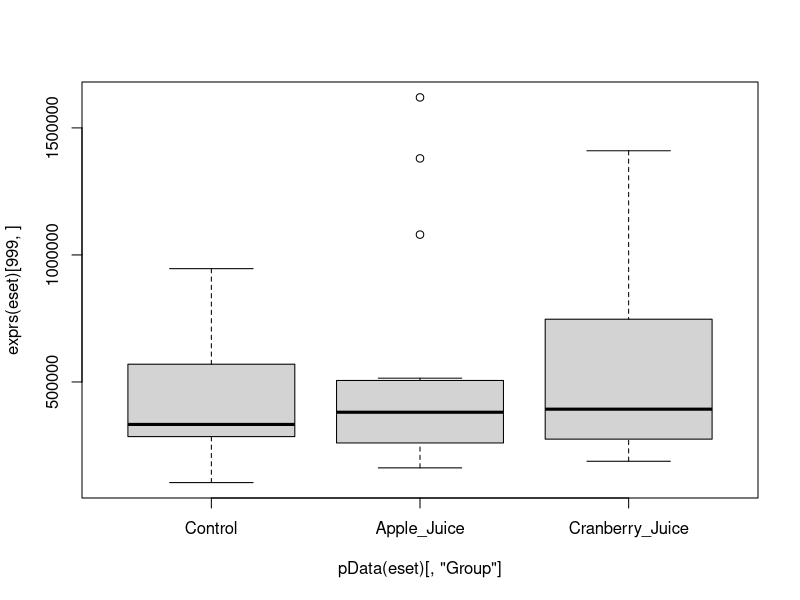
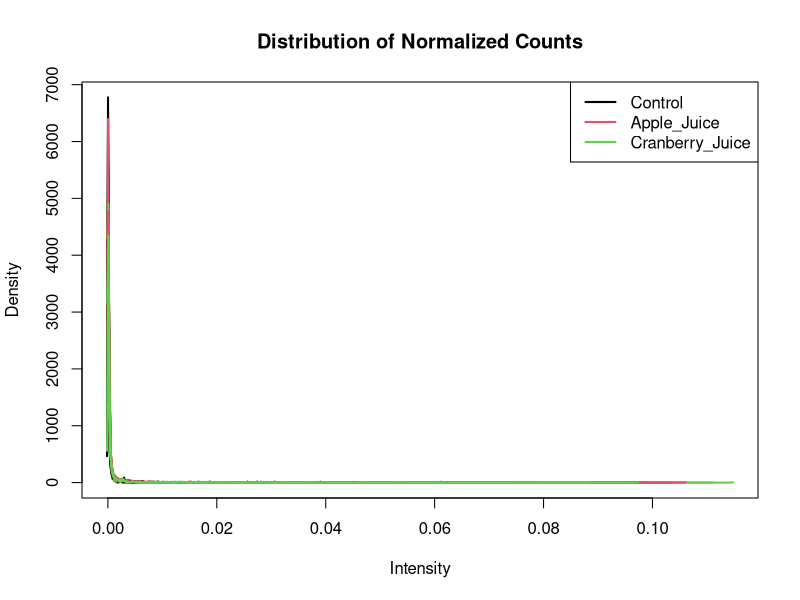
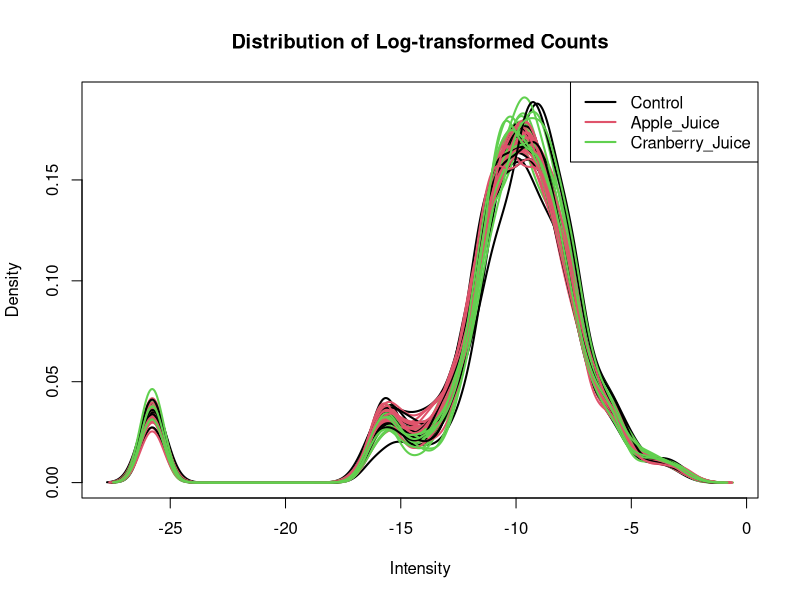
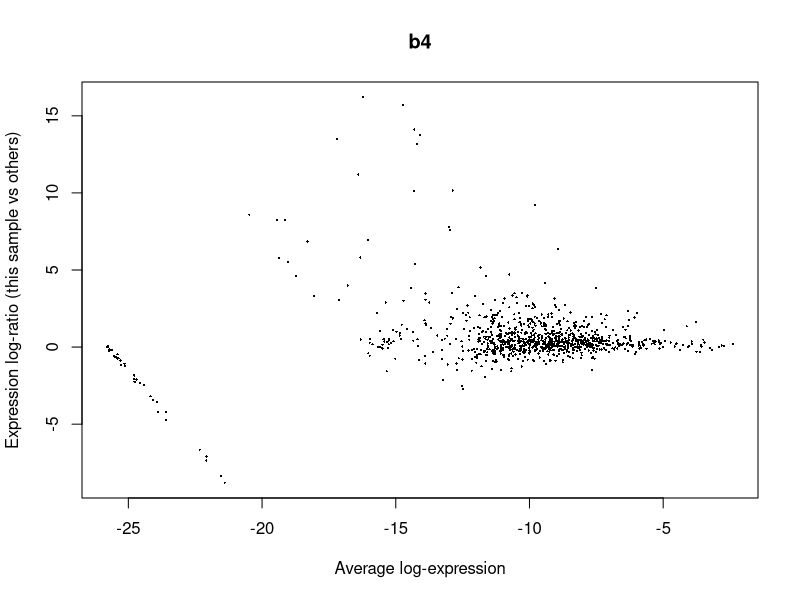
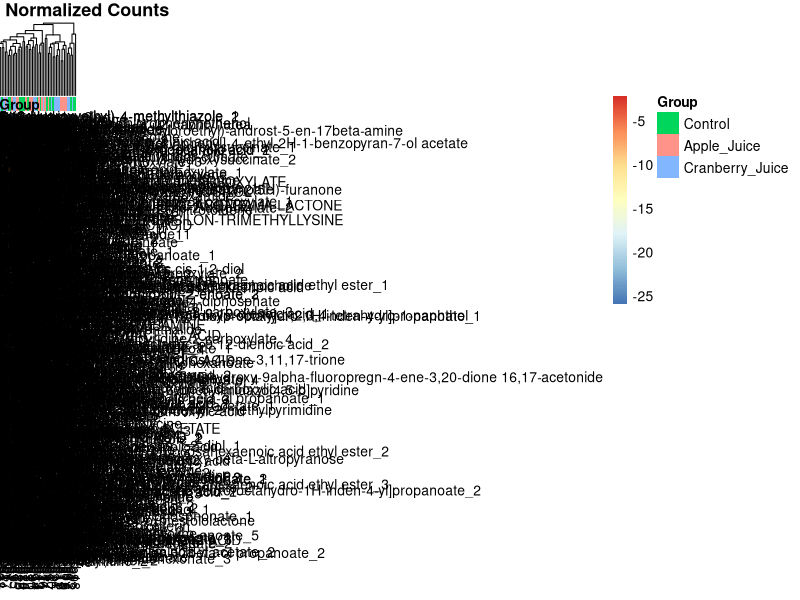
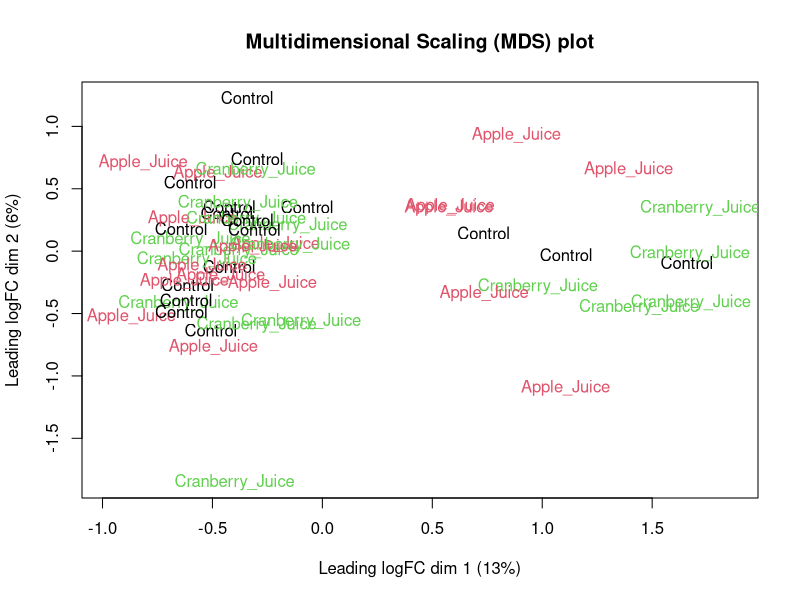
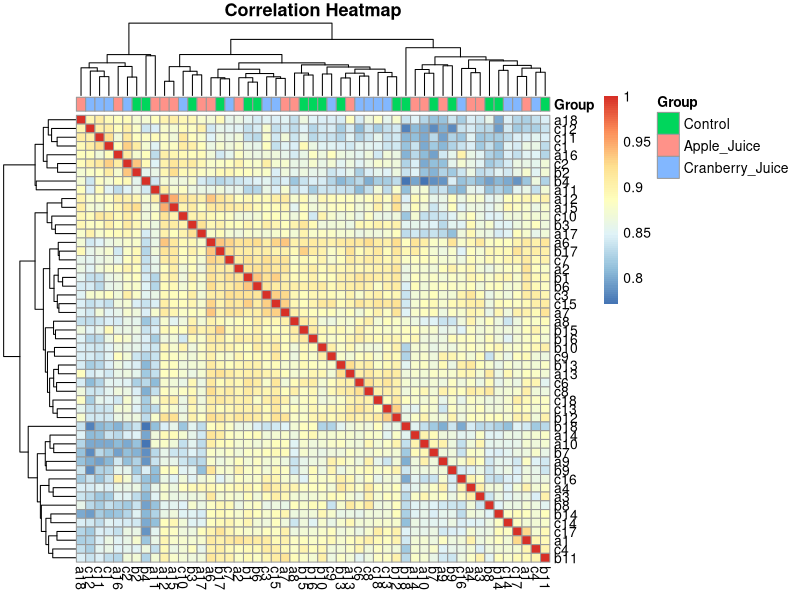
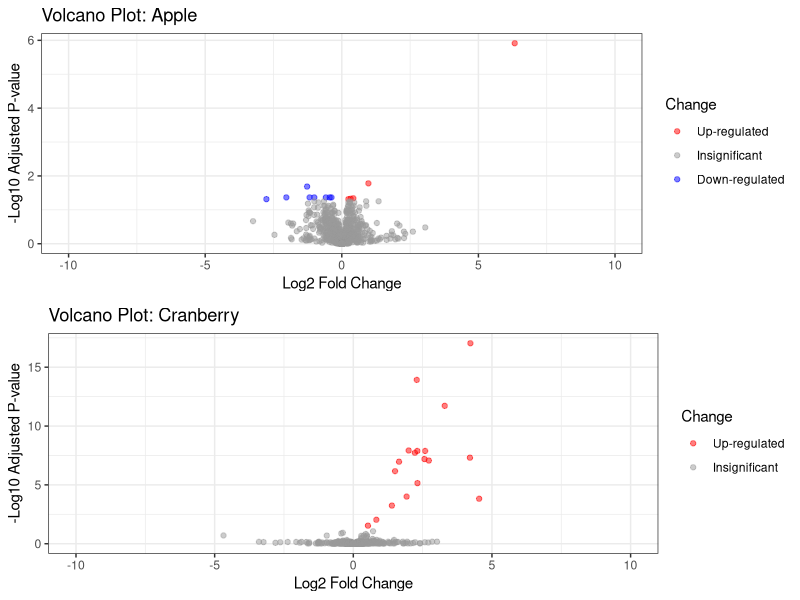

Write the R code that produced these figures, in order.
library(data.table)
library(tidyverse)
library(ggplot2)
library(ggrepel)
library(pheatmap)
library(gridExtra)
library(limma)

# Importing metabolite annotation 
anno <- rbind(fread("positive_lipid.txt"),
              fread("negative_lipid.txt")) 

names(anno) <- str_replace_all(colnames(anno), " ", "_")



############################################ Data Cleaning ############################################ 


# Importing count matrix
esiPN <- rbind(fread("ST000292_AN000466_ESI_POSITIVE_mwTab.txt"),
               fread("ST000292_AN000467_ESI_NEGATIVE_mwTAB.txt"))[-1, ] %>%
        rename(metabolite_name = Samples)

# Converting to integer matrix
esiPN_mtx <- apply(as.matrix(esiPN[, -1]), 2, as.integer)

# naming the rows
rownames(esiPN_mtx) <- esiPN$metabolite_name

# removing duplicated rows and rows with NAs
esiPN_mtx1 <- esiPN_mtx[complete.cases(esiPN_mtx) &
                                !duplicated(rownames(esiPN_mtx)),]


# Creating phenotype data
pheno <- data.table(Sample = colnames(esiPN_mtx1)) %>%
        mutate(Group = case_when(str_detect(Sample, "a") ~ "Apple_Juice",
                                 str_detect(Sample, "b") ~ "Control",
                                 str_detect(Sample, "c") ~ "Cranberry_Juice"),
               Group = factor(Group, 
                              levels = c("Control",
                                         "Apple_Juice",
                                         "Cranberry_Juice"))) %>%
        column_to_rownames(var = "Sample") 

# rownames(Meta) and colnames(esiPN_mtx) have to be the same        
identical(rownames(pheno), colnames(esiPN_mtx1))

# Creating feature data 
anno1 <- anno[anno$metabolite_name %in% rownames(esiPN_mtx1),]
anno2 <- anno1[!duplicated(anno1$metabolite_name),]

feature <- data.frame(Metabolite = rownames(esiPN_mtx1)) %>%
        left_join(anno2, by = c("Metabolite" = "metabolite_name")) %>%
        column_to_rownames(var = "Metabolite")

############################################ Creating ExpressionSet Object ############################################ 

# Creating an ExpressionSet object
library(Biobase)
eset <- ExpressionSet(assayData = esiPN_mtx1,
                      phenoData = AnnotatedDataFrame(pheno),
                      featureData = AnnotatedDataFrame(feature))

# distribution of counts across the groups and metabolites
boxplot(exprs(eset)[999,] ~ pData(eset)[, "Group"],
        main = fData(eset)[999, "Metabolite"])

############################################ Pre-processing ############################################ 

# Comparing library size: If library size distribution across the groups 
# is consistent, do librarysize normalization. Do distribution normalization
# (e.g. quantile normalization), otherwise. 
pheno1 <- rownames_to_column(pheno, 
                             var = "Sample") %>%
        mutate(Group = factor(Group, 
                              levels = c("Control",
                                         "Apple_Juice",
                                         "Cranberry_Juice")))

LibrarySize <- data.frame(metabolite = colSums(exprs(eset))) %>%
        rownames_to_column(var = "Sample") %>% 
        inner_join(pheno1, by = "Sample")

LibrarySize_Plot <- LibrarySize %>%
        ggplot(aes(x = Group, 
                   y = metabolite, 
                   fill = Group)) + 
        geom_boxplot() + 
        theme_bw() +
        ylab("Count") + 
        ggtitle("Library Disze Distribution") 



plotDensity_fn <- function(data, title) {
        
        plotDensities(data, 
                      group = pData(eset)[, "Group"],
                      legend = "topright",
                      main = title)
}

# Library Size normalization 
# Prevent missing values by adding 0.1 to every value (removing zero count)
exprs(eset) <- (exprs(eset) + 0.1) / colSums(exprs(eset))
plotDensity_fn(eset, "Distribution of Normalized Counts")

# Log transformation
exprs(eset) <- log(exprs(eset))
plotDensity_fn(eset, "Distribution of Log-transformed Counts")



# check whether there is any missing value 
sum(is.nan(rowMeans(exprs(eset))))
sum(is.na(rowMeans(exprs(eset))))
sum(is.infinite(rowMeans(exprs(eset))))


############################################ Sample Inspection ############################################

# MA plot
plotMD(eset)

# Normalized count heatmap 
pheatmap(exprs(eset),
         annotation = select(pData(eset), Group),
         main = "Heatmap of Normalized Counts")

# Normalized count MDS plot
plotMDS(eset, 
        labels = pData(eset)[, "Group"],
        col = as.numeric(pData(eset)[, "Group"]),
        main = "Multidimensional Scaling (MDS) plot")

# Correlation heatmap
CorMat <- cor(exprs(eset))
pheatmap(CorMat,
         annotation = select(pData(eset), Group),
         main = "Correlation Heatmap")



############################################ Contrasts ############################################.

# Creating a design matrix
design <- model.matrix(~ 0 + Group, data = pData(eset))

colnames(design) <- levels(pData(eset)$Group)

ConMat <- makeContrasts(Effect_AppleJuice = Apple_Juice - Control,
                        Effect_CranberryJuice = Cranberry_Juice - Control,
                        Interaction = Cranberry_Juice - Apple_Juice,
                        levels = design)


################################ Fitting Linear Regression Model ################################ 

fit1 <- lmFit(eset, design)
fit2 <- contrasts.fit(fit1, contrasts = ConMat)
fit2 <- eBayes(fit2)


###################################### Extracting Results ###################################### 


extract_res <- function(data, ce, jc) {
        
        # Extracting LFC
        ResTable <- topTable(data, 
                             coef = ce, 
                             number = nrow(data)) 
        
        # Data Cleaning
        ResTable1 <- ResTable %>%
                rownames_to_column(var = "Metabolite") %>%
                mutate(Juice = jc)
        
        return(ResTable1)
}

res_AJ <- extract_res(fit2, "Effect_AppleJuice", "Apple")
res_CJ <- extract_res(fit2, "Effect_CranberryJuice", "Cranberry")
res_both <- topTable(fit2, NULL)



LFC_Table <- rbind(res_AJ, res_CJ) 


# Distribution of adjusted p-val
PVal_Dist_Plot <- ggplot(LFC_Table, 
                         aes(x = adj.P.Val,
                             fill = Juice,
                             color = Juice)) + 
        geom_density(alpha = 0.5) + 
        facet_grid(.~ Juice) +
        theme_bw() +
        xlab("Adjusted P-value") +
        ylab("Density") +
        ggtitle("Distribution of P-values")


VolcanoPlot_fn <- function(dt, tit) {
        
        ggplot(dt, 
               aes(x = logFC,
                   y = LogOdds,
                   color = Change)) + 
                geom_point(alpha = 0.5) +
                theme_bw() + 
                ggtitle(paste("Volcano Plot:", tit)) +
                xlab("Log2 Fold Change") +
                ylab("-Log10 Adjusted P-value") + 
                scale_color_manual(values = c("red", "#999999", "blue")) + 
                xlim(-10, 10) 
        
}

LFC_NestedTable <- LFC_Table %>%
        
        # nesting
        nest(-Juice) %>%
        
        # calculating logodds
        mutate(data = map(data,
                          ~ mutate(.x, 
                                   LogOdds = -log10(adj.P.Val))),
               
               # Determining insignificant vs significant metabolites 
               data = map(data,
                          ~ mutate(.x, 
                                   Change = case_when(adj.P.Val < 0.05 & logFC > 0 ~ "Up-regulated",
                                                      adj.P.Val < 0.05 & logFC < 0 ~ "Down-regulated",
                                                      adj.P.Val > 0.05 ~ "Insignificant"))),
               
               data = map(data, ~ mutate(.x,
                                         Change = factor(Change, 
                                                         levels =  c("Up-regulated",
                                                                     "Insignificant",                                                       
                                                                     "Down-regulated"))))) %>%
        # Creating volcano plots
        mutate(volcano = map2(data,
                              Juice,
                              ~ VolcanoPlot_fn(.x, .y))) 

# volcano plots
VolcanoPlots <- grid.arrange(LFC_NestedTable$volcano[[1]],
                             LFC_NestedTable$volcano[[2]],
                             ncol = 1)

# Effect of apple or cranberry juice in metabolite change 
limma_test1 <- decideTests(fit2)
limma_test2 <- as.data.frame(summary(limma_test1))
names(limma_test2) <- c("Change", "Contrast", "Metabolite_Number")

# plotting 
MetaboliteNumber_plot <- limma_test2[1:6, ] %>%
        
        # data cleaning
        mutate(Contrast = str_replace_all(Contrast, "Effect_", ""),
               Change = case_when(Change == "Up" ~ "Up-regulated",
                                  Change == "Down" ~ "Down-regulated",
                                  Change == "NotSig" ~ "Insignificant")) %>% 
        
        # plotting
        ggplot(aes(x = Contrast,
                   y = Metabolite_Number,
                   fill = Change,
                   color = Change)) + 
        geom_bar(stat = "identity", position = "dodge") +
        geom_label_repel(aes(label = Metabolite_Number,
                             color = Change),
                         fill = "white",
                         size = 5,
                         position = position_dodge(width = 1)) + 
        theme_bw() + 
        theme(axis.title.x = element_blank()) + 
        ylab("Metabolite Number") +
        ggtitle("Effect of Apple or Cranberry Juice in Metabolite Change") 
        
          

vennDiagram(limma_test1,
            main = "Number of Significantly Changed Metabolites")


LFC_NestedSigTable <- LFC_NestedTable %>%
        mutate(data = map(data, ~ filter(.x, Change != "Insignificant")),
               data = map(data, ~ arrange(.x, desc(logFC))))

LFC_NestedSigTable$data[[1]]


# Creating a heatmap for differentially abundant metabolites 
SigMetabolites <- rbind(exprs(eset)[LFC_NestedSigTable$data[[1]]$Metabolite, ],
                        exprs(eset)[LFC_NestedSigTable$data[[2]]$Metabolite, ])

SigMetabolites <- SigMetabolites[!duplicated(SigMetabolites), ]


pheatmap(SigMetabolites,
         annotation = select(pData(eset), Group),
         main = "Differentially Abundant Metabolites")
